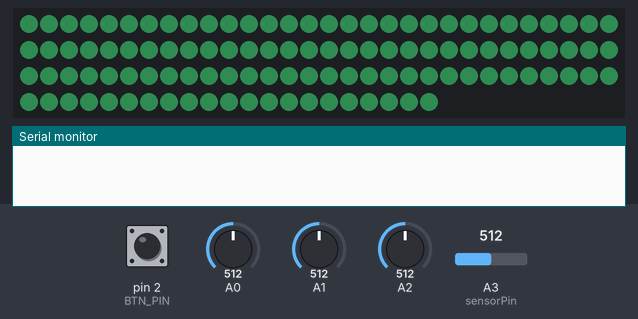
The sketch below on a simulated Arduino Uno, built with avr-gcc and run on an emulated ATmega328P. Parts: 111 RGB LEDs in strip order, left to right, continuing on the next row, the last lines printed to the serial monitor. The test bench sets the inputs (shaded band); at power-on: pin 2 (BTN_PIN) HIGH, A2 = 512, A3 (sensorPin) = 512, A1 = 512, A0 = 512. Dim RGB values are drawn brighter than linear.

Above: at 2.7 s.
2.8 s: pin 2 (BTN_PIN) pulled LOW for 0.15 s
At 2.96 s:
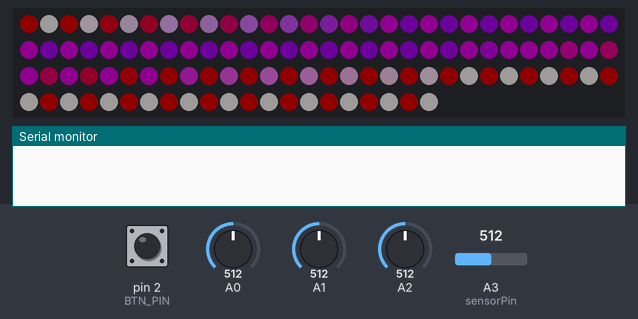
3.5 s: A2 set to 0
At 4.0 s:
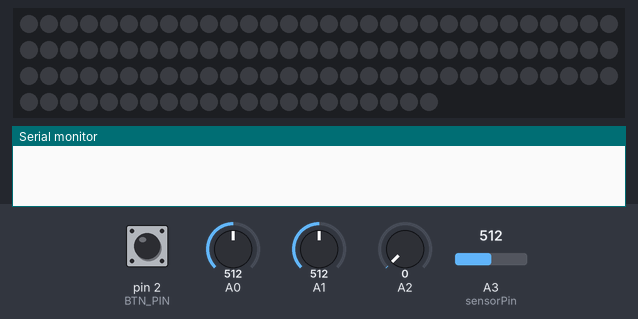
5.0 s: pin 2 (BTN_PIN) pulled LOW for 1 s
At 5.48 s:
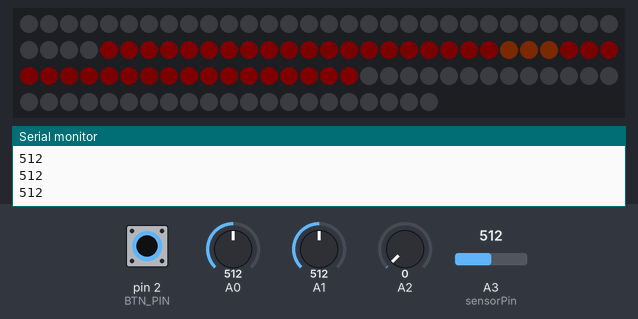
6.6 s: A3 (sensorPin) set to 30
At 7.03 s:
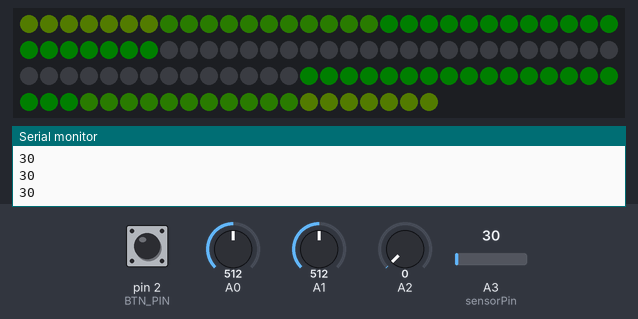
8.9 s: A1 set to 323
10.4 s: A1 set to 299
At 10.88 s:
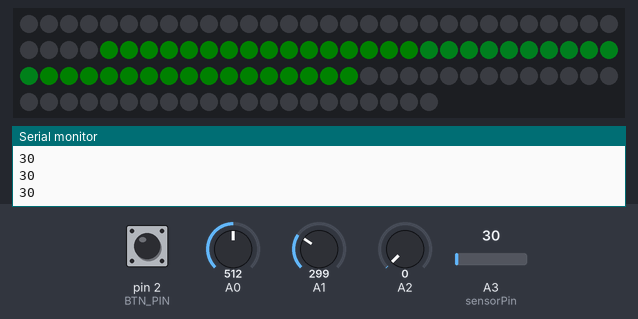
Timing chart, 0 to 13.4 s (numbered marks = the images above; inputs shaded):
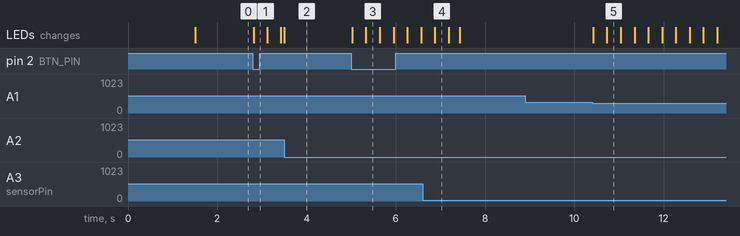

The sketch:

led_ctrl.ino
```cpp
/* LED Strip Controller
 * By: Rahul Eswar
 * Date: October 19, 2019

 * This program is made for on the fly manual control of the WS2812B LED lightstrip.
 * The user can control and configure the LED settings with 3 potentiometer knobs and 1 button
 * The button works to change modes between: HSV colour set, patterned light show and music visualization
 * Knobs control different settings depending on the mode set (e.g. colour in colour set mode, frequency focus in music mode etc.)
 */

// FastLED library definitions
#include <FastLED.h>
#define LED_PIN     4
#define NUM_LEDS    111
#define BRIGHTNESS  64
#define CONTROLS    3
#define LED_TYPE    WS2811
#define COLOR_ORDER GRB
CRGB leds[NUM_LEDS];

// update rate
#define UPDATES_PER_SECOND 100

// number of modes to cycle
#define NUM_MODES 3

// change mode button pin to attach interrupt
#define BTN_PIN 2

// maximum analog reading from sound sensor (sensor read out is after 10k/100k voltage divider and therefore 1023/11=93) - Experimentally observed highs of 97
#define SENSOR_MAX 97

// user input control pins
uint8_t potReadPin[] = {0, 1, 2};

// pin to read from sound sensor
const uint8_t sensorPin = A3;

// variable to store 10 bit value from sound sensor
uint16_t sensorValue;

// declare initial mode
uint8_t mode = 0;

// pins used for LED mode indication
const uint8_t modeLEDs[NUM_MODES] = {6, 7, 8};

// for the interrupt function
volatile byte state = NUM_MODES;

CRGBPalette16 currentPalette;
TBlendType    currentBlending;


// structure for storing the 3 mapped user inputs
typedef struct {
  uint16_t inputA;
  uint16_t inputB;
  uint16_t inputC;
} LEDSettings;

// global variable to store user inputs
LEDSettings userInput;

// Defining custom palette of Raptors colours!
const TProgmemPalette16 TorontoRaptors_p PROGMEM =
{
    CRGB::DarkRed,
    CRGB::DarkRed,
    CRGB::DarkRed,
    CRGB::DarkRed,
    CRGB::DarkRed,

    CRGB::DarkViolet,
    CRGB::DarkViolet,
    CRGB::DarkViolet,

    CRGB::Snow,
    CRGB::Snow,
    CRGB::Snow,
    CRGB::Snow,

    CRGB::Purple,
    CRGB::Purple,
    CRGB::Purple,
    CRGB::Purple
};


// Defining custom palette of Lakers colours!
const TProgmemPalette16 Lakers_p PROGMEM =
{
    CRGB::Yellow,
    CRGB::Yellow,
    CRGB::Yellow,
    CRGB::Yellow,

    CRGB::Purple,
    CRGB::Purple,
    CRGB::Purple,
    CRGB::Purple,

    CRGB::White,
    CRGB::White,

    CRGB::Yellow,
    CRGB::Yellow,
    CRGB::Yellow,
    CRGB::Purple,
    CRGB::Purple,
    CRGB::Purple
};


// Defining custom palette of the India flag
const TProgmemPalette16 India_p PROGMEM =
{
    CRGB::Orange,
    CRGB::Orange,
    CRGB::Gray,
    CRGB::Green,
    CRGB::Green,

    CRGB::Blue,
    CRGB::Blue,
    CRGB::Gray,

    CRGB::Green,
    CRGB::Green,
    CRGB::Gray,
    CRGB::Gray,
    CRGB::Orange,
    CRGB::Orange,

    CRGB::Gray,
    CRGB::Gray
};


void setup() {
  // power-up safety delay
  delay(1500);

  // data rate
  Serial.begin(9600);

  // FastLED library set-up
  FastLED.addLeds<WS2812, LED_PIN, COLOR_ORDER>(leds, NUM_LEDS).setCorrection( TypicalLEDStrip );
  FastLED.setBrightness(64);

  // pin declarations for interrupt
  pinMode (BTN_PIN, INPUT_PULLUP);

  // set pins for LED mode indicators as output
  for (int i= 0; i < NUM_MODES; i++)
  {
    pinMode (modeLEDs[modeLEDs[0] + i], OUTPUT);
  }

  // attaching interrupt used for mode switch on button press
  attachInterrupt(digitalPinToInterrupt(BTN_PIN), changeMode, FALLING);

  // initialization of colour palette color breathe mode
  currentPalette = RainbowColors_p;
  currentBlending = LINEARBLEND;
}


void loop() {
  // calculate the active state
  mode = state % NUM_MODES;

  // change LED to show user what mode we are in
  modeIndicateLED(mode);

  // execute the operation for active mode
  executeMode(mode);

  FastLED.show();
  FastLED.delay(1000 / UPDATES_PER_SECOND);
}


// turns active mode LED on and the rest are off (indicates to user the mode we are in)
void modeIndicateLED (uint8_t mode) {
   for (int i = 0; i < NUM_MODES; i++)
   {
      if (i == mode)
      {
        digitalWrite(modeLEDs[i], HIGH);
      }
      else
      {
        digitalWrite(modeLEDs[i], LOW);
      }
   }
}


// calls the required function based on active mode
void executeMode(uint8_t mode) {

  // for start index in color pallete mode
  static uint16_t startIndex = 1;

  switch (mode)
  {
    case 0:
      staticColourSet();
      break;
    case 1:
      startIndex++; // motion speed
      lightShow(startIndex);
      break;
    case 2:
      musicVisualizer();
      break;
    default:
      staticColourSet();
  }
}


// interrupt function to run on button press
void changeMode() {
  // reason for this condition is to correct hardware issue of button double triggering...
  static unsigned long lastInterrupt;

  if (millis() - lastInterrupt > 250)
  {
    state++;
    lastInterrupt = millis();
  }
}


// returns mapped inputs from input knobs in form of structure 'userSettings'
void mapInputs (LEDSettings *newSettings, uint16_t range1, uint16_t range2, uint16_t range3) {

  // read and map the values
  newSettings->inputA = map(analogRead(potReadPin[0]), 0, 1023, 0, range1);
  newSettings->inputB = map(analogRead(potReadPin[1]), 0, 1023, 0, range2);
  newSettings->inputC = map(analogRead(potReadPin[2]), 0, 1023, 0, range3);
}


// MODE:0 - takes user input and maps to HSV colours
void staticColourSet() {
  // create variable of structure 'userSettings' and fill with mapped values
  mapInputs(&userInput, 255, 255, 255);


  for (int i = 0; i < NUM_LEDS; i++)
  {
      leds[i] = CHSV(userInput.inputA, userInput.inputB, userInput.inputC);
  }
}


// MODE:1 - goes through patterns of changing LEDs from the loaded palette
void lightShow(uint16_t startIndex) {

  mapInputs(&userInput, 6, 255, 255);

  // first knob is adjusted to choose the colour palette
  // second knob is manipulate motion speed
  // third knob assigns brightness

  switch (userInput.inputA)
  {
    case 0:
      currentPalette = RainbowColors_p;
      break;
    case 1:
      currentPalette = OceanColors_p;
      break;
    case 2:
      currentPalette = ForestColors_p;
      break;
    case 3:
      currentPalette = TorontoRaptors_p;
      break;
    case 4:
      currentPalette = Lakers_p;
     break;
    case 5 ... 6:
      currentPalette = India_p;
     break;
    default:
      currentPalette = RainbowColors_p;
  }

  // write to LEDS as required
  for (int i = 0; i < NUM_LEDS; i++)
  {
      leds[i] = ColorFromPalette(currentPalette, startIndex, userInput.inputC, currentBlending);
      startIndex += userInput.inputB;
  }
}


// MODE:2 - real time music visualizer (can configure origin LED, sensitivity and rate of colour change)
void musicVisualizer() {

  // Potentiometer 1 is origin LED number, 2 is the sensor threshold value to show colour, 3 is minimum value for brightness range
  mapInputs(&userInput, NUM_LEDS - 1, SENSOR_MAX, 254);  // second map value due to a 1:10 pull down resistor on sensor pin

  // initialize the colour which will be swept through
  static uint8_t colour = 1;

  colour++;

  sensorValue = analogRead(sensorPin);

  Serial.println(sensorValue);

  // colour the first pixel according to the live sound
  colourOriginPixel(sensorValue, colour, userInput.inputA, userInput.inputB, userInput.inputC);

  // propagate the colour wave in 2 directions from origin
  pointSourceWave(userInput.inputA);
}


// colour pixels at the chosen source on LED strip for music visualizer
void colourOriginPixel (uint16_t sensorValue, uint8_t colour, uint16_t origin, uint16_t threshold, uint8_t minBrightness) {
  if (sensorValue > threshold)
  {
    leds[origin] = CHSV(colour, 255, map(sensorValue, 0, SENSOR_MAX, minBrightness, 255));
  }
  else
  {
    leds[origin].setRGB(0, 0, 0);
  }
}


// function takes an origin point LED and propagates the wave in both directions away from source for music visualizer
void pointSourceWave (uint16_t origin) {
  for (int i = 0; i < origin; i++)
  {
    leds[i] = leds[i + 1];
  }

  for (int i = NUM_LEDS - 1; i > origin; i--)
  {
    leds[i] = leds[i - 1];
  }
}
```

Measured:
- the behaviour switches between 317 and 316 on A1 (found by bisection; images 4 and 5)
- after the input at 2.8 s, the LEDs: change at once (image 1)
- after the input at 3.5 s, the LEDs: change at once (image 2)
- after the input at 5.0 s, the LEDs: first change at once (image 3 shows a later state)
- after the input at 6.6 s, the LEDs: change after 0.28 s (image 4)
- after the input at 10.4 s, the LEDs: first change at once (image 5 shows a later state)
